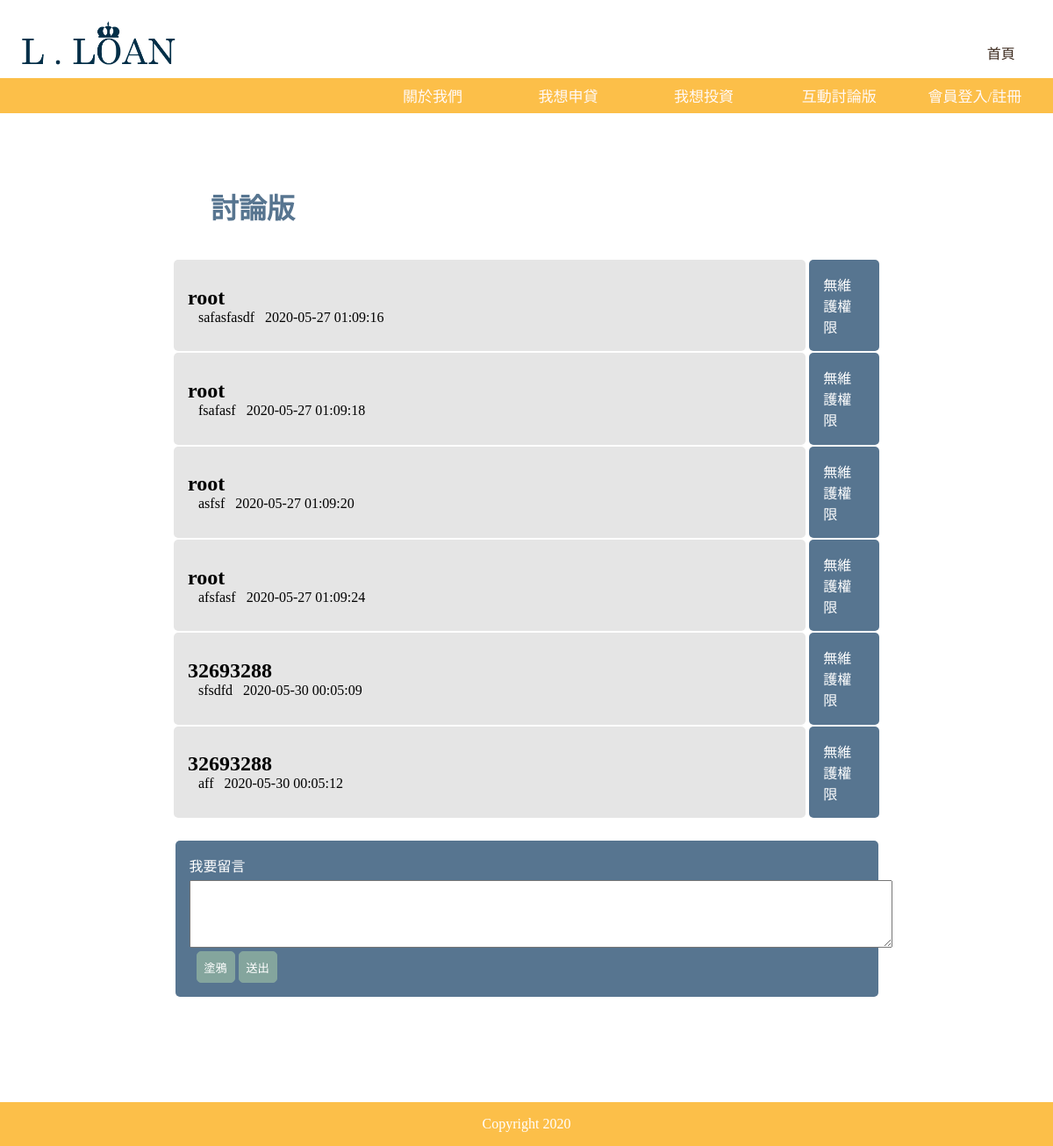
The app's page /L_discuss.php with its own data.
### tables this page shows
CREATE TABLE `discuss` (
  `discussid` int(11) NOT NULL,
  `account` text NOT NULL,
  `comment` text NOT NULL,
  `time` text NOT NULL
);

### L_discuss.php (the view, shortened to what this page needs)
<?php
include("connMysql.php");
$sql_query = "SELECT * FROM discuss";
$result = mysqli_query($db_link, $sql_query);
?>
<!DOCTYPE html>
<html>
<head>
</head>
<div class="full">
	<body>
		<div id="header">
			<div class="img"><a href="LLoan_main.php"><img src="Logo.png" width="15%"></a>
				<div class="hh">
					<a href="./LLoan_main.php" style="text-decoration:none;color:#3c2a1e">首頁</a>&nbsp;&nbsp;
				</div>
			</div>
			<div id="nav">
				<ul>
					<li class="dropdown"><a href="#" class="dropbtn">互動討論版</a>
					</li>
					<li class="dropdown"><a href="#" class="dropbtn">我想投資</a>
					</li>
					<li class="dropdown"><a href="" class="dropbtn">我想申貸</a>
					</li>
					<li class="dropdown"><a href="#" class="dropbtn">關於我們</a>
					</li>
				</ul>
			</div>
		</div>
		<div style="width:100%; height:152px; float:left"></div>
		<div class="content">
			<p style="margin-top:5%;margin-left:20%;margin-bottom:3%;font-size:2em;color:#577590"><strong>討論版</strong></p>
						<table class="discuss">
				<?php while ($row = mysqli_fetch_assoc($result)) { ?>
					<tr>
						<td class="trow">
							<p style="font-size:1.5em"><strong><?php echo $row['account'] ?></strong></p>&nbsp;&nbsp;
							<?php echo $row['comment'] ?>&nbsp;&nbsp;
							<?php echo $row['time'] ?>&nbsp;&nbsp;
						</td>
						<td class="row">
							<?php
							if (($row['account'] == $_COOKIE['account']) || $_COOKIE['authority'] == '0') { ?>
								<a href='delete.php?id=<?= $row['discussid'] ?>&ca=2'><button class="ld">刪除</button></a>&nbsp;<a href='discussUpdate.php?id=<?= $row['discussid'] ?>'><button class="ld">修改</button></a>
							<?php } else { ?>
								<p>無維護權限</p>
							<?php } ?>
						</td>
					</tr>
				<?php } ?>
			</table>
			<table class="comment" style="width: 57%;">
				<tr>
					<td class="c_head" style="padding-left: 20px;padding:2%;border-radius:5px;">我要留言<br>
						<form action="discuss.php" method="post">
							<textarea name="comment" id="comment" cols="98" rows="5" style="margin-top: 5px;"></textarea>
							<input class="wi" type="button" value="塗鴉" onclick="show()" class="loginBtn">
							<input class="wi" type="submit" name="submit" value="送出"></form>
					</td>
				</tr>
			</table>
		</div>
</div>
<div style="width:100%; height:50px"></div>
<div class="footer">
	<p>Copyright 2020</p>
</div>
</body>
</html>

### LLoan.css (style rules this page uses)
* { padding:0; margin:0; font-style:normal; }
#header { height:152px; width:100%; background-color:#FFFFFF; position: fixed; top:0px; left: 0px; z-index: 3; }
.img { width:98%; margin-left:2%; padding-top:2%; }
.hh { float:right; margin-top:2%; margin-right:3%; color:#264653; font-family:'Noto Serif TC', serif; font-size:100%; }
#nav { width:100%; height:43px; position: absolute; z-index: 2; }
ul { overflow:hidden; background-color:#FCBF49; padding-right:1%; }
li { float:right; width:13%; list-style-type: none; }
li a, .dropbtn { display:block; padding:5% 0; text-align:center; text-decoration:none; color:#FFFAFA; font-family:'Noto Serif TC', serif; font-size:17px; }
li.dropdown { display: inline-block; background-color:#FCBF49; }
.content { margin-top:0px; width:100%; min-height: 100%; }
.discuss { margin:2% auto 0px auto; }
.discuss .trow { font-family: 'Noto Serif TC', serif; color:black; float:middle; font-size:100%; text-align:left; border-radius:5px; background-color:#E5E5E5; padding:2%; margin-bottom:5%; border:none; }
.discuss .row { font-family: 'Noto Serif TC', serif; color:white; float:middle; font-size:100%; text-align:left; background-color:#577590; border-radius:5px; padding:2%; margin-bottom:5%; width:10%; }
.trow { font-family: 'Noto Serif TC', serif; color:black; float:middle; font-size:100%; text-align:left; border: 1px solid #577590; padding:1%; }
.comment { width:70%; margin:2% auto 10% auto; border-collapse: collapse; }
.c_head { font-family: 'Noto Serif TC', serif; color:white; float:middle; background: #577590; font-size:100%; text-align:left; padding:0.6%; }
.wi { border-radius:5px; background-color:#84A59D; padding:1%; color:white; border:1px solid #84A59D; font-family:'Noto Serif TC', serif; }
.footer { display:block; clear:both; line-height:50px; text-align:center; color:white; width: 100%; height:50px; bottom:0px; left:0px; background: #FCBF49; overflow: hidden; position: fixed; }
@media screen and (max-width:1279px) and (min-width:761px) { body { font-size:medium; } }

### records on screen
discuss: account "root", comment "safasfasdf", time "2020-05-27 01:09:16", shows "無維護權限"
discuss: account "root", comment "fsafasf", time "2020-05-27 01:09:18", shows "無維護權限"
discuss: account "root", comment "asfsf", time "2020-05-27 01:09:20", shows "無維護權限"
discuss: account "root", comment "afsfasf", time "2020-05-27 01:09:24", shows "無維護權限"
discuss: account "32693288", comment "sfsdfd", time "2020-05-30 00:05:09", shows "無維護權限"
discuss: account "32693288", comment "aff", time "2020-05-30 00:05:12", shows "無維護權限"
